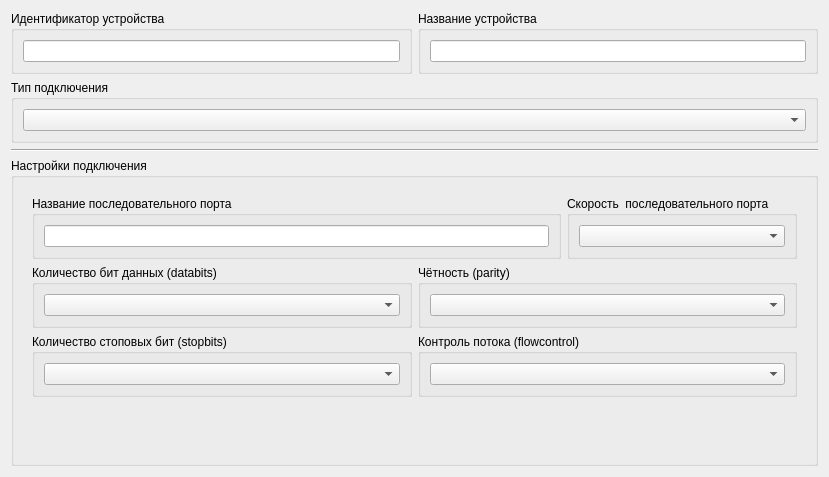
<?xml version="1.0" encoding="UTF-8"?>
<ui version="4.0">
 <class>ModbusDeviceSettingsWidget</class>
 <widget class="QWidget" name="ModbusDeviceSettingsWidget">
  <property name="geometry">
   <rect>
    <x>0</x>
    <y>0</y>
    <width>829</width>
    <height>477</height>
   </rect>
  </property>
  <property name="windowTitle">
   <string>Form</string>
  </property>
  <layout class="QVBoxLayout" name="verticalLayout_8">
   <item>
    <layout class="QHBoxLayout" name="horizontalLayout">
     <item>
      <widget class="QGroupBox" name="groupBox">
       <property name="title">
        <string>Идентификатор устройства</string>
       </property>
       <layout class="QVBoxLayout" name="verticalLayout">
        <item>
         <widget class="QLineEdit" name="lineEditDevId"/>
        </item>
       </layout>
      </widget>
     </item>
     <item>
      <widget class="QGroupBox" name="groupBox_2">
       <property name="title">
        <string>Название устройства</string>
       </property>
       <layout class="QVBoxLayout" name="verticalLayout_2">
        <item>
         <widget class="QLineEdit" name="lineEditDevName"/>
        </item>
       </layout>
      </widget>
     </item>
    </layout>
   </item>
   <item>
    <widget class="QGroupBox" name="groupBox_3">
     <property name="title">
      <string>Тип подключения</string>
     </property>
     <layout class="QVBoxLayout" name="verticalLayout_3">
      <item>
       <widget class="QComboBox" name="comboBoxConntctionType"/>
      </item>
     </layout>
    </widget>
   </item>
   <item>
    <widget class="Line" name="line">
     <property name="orientation">
      <enum>Qt::Horizontal</enum>
     </property>
    </widget>
   </item>
   <item>
    <widget class="QGroupBox" name="groupBox_4">
     <property name="title">
      <string>Настройки подключения</string>
     </property>
     <layout class="QVBoxLayout" name="verticalLayout_4">
      <item>
       <widget class="QStackedWidget" name="stackedWidget">
        <property name="currentIndex">
         <number>1</number>
        </property>
        <widget class="QWidget" name="pageTcp">
         <layout class="QVBoxLayout" name="verticalLayout_7">
          <item>
           <layout class="QHBoxLayout" name="horizontalLayout_2">
            <item>
             <widget class="QGroupBox" name="groupBox_5">
              <property name="title">
               <string>IP адрес устройства</string>
              </property>
              <layout class="QVBoxLayout" name="verticalLayout_6">
               <item>
                <widget class="QLineEdit" name="lineEditIpAddress"/>
               </item>
              </layout>
             </widget>
            </item>
            <item>
             <widget class="QGroupBox" name="groupBox_6">
              <property name="title">
               <string>Порт устройства</string>
              </property>
              <layout class="QVBoxLayout" name="verticalLayout_5">
               <item>
                <widget class="QSpinBox" name="spinBoxIpPort">
                 <property name="minimum">
                  <number>1</number>
                 </property>
                 <property name="maximum">
                  <number>65535</number>
                 </property>
                </widget>
               </item>
              </layout>
             </widget>
            </item>
           </layout>
          </item>
          <item>
           <spacer name="verticalSpacer">
            <property name="orientation">
             <enum>Qt::Vertical</enum>
            </property>
            <property name="sizeHint" stdset="0">
             <size>
              <width>20</width>
              <height>215</height>
             </size>
            </property>
           </spacer>
          </item>
         </layout>
        </widget>
        <widget class="QWidget" name="pageSerial">
         <layout class="QVBoxLayout" name="verticalLayout_15">
          <item>
           <layout class="QHBoxLayout" name="horizontalLayout_3">
            <item>
             <widget class="QGroupBox" name="groupBox_7">
              <property name="title">
               <string>Название последовательного порта</string>
              </property>
              <layout class="QVBoxLayout" name="verticalLayout_10">
               <item>
                <widget class="QLineEdit" name="lineEditPortName"/>
               </item>
              </layout>
             </widget>
            </item>
            <item>
             <widget class="QGroupBox" name="groupBox_8">
              <property name="title">
               <string>Скорость  последовательного порта</string>
              </property>
              <layout class="QVBoxLayout" name="verticalLayout_9">
               <item>
                <widget class="QComboBox" name="comboBoxBaudrate"/>
               </item>
              </layout>
             </widget>
            </item>
           </layout>
          </item>
          <item>
           <layout class="QHBoxLayout" name="horizontalLayout_4">
            <item>
             <widget class="QGroupBox" name="groupBox_9">
              <property name="title">
               <string>Количество бит данных (databits)</string>
              </property>
              <layout class="QVBoxLayout" name="verticalLayout_11">
               <item>
                <widget class="QComboBox" name="comboBoxDatabits"/>
               </item>
              </layout>
             </widget>
            </item>
            <item>
             <widget class="QGroupBox" name="groupBox_10">
              <property name="title">
               <string>Чётность (parity)</string>
              </property>
              <layout class="QVBoxLayout" name="verticalLayout_12">
               <item>
                <widget class="QComboBox" name="comboBoxParity"/>
               </item>
              </layout>
             </widget>
            </item>
           </layout>
          </item>
          <item>
           <layout class="QHBoxLayout" name="horizontalLayout_5">
            <item>
             <widget class="QGroupBox" name="groupBox_11">
              <property name="title">
               <string>Количество стоповых бит (stopbits)</string>
              </property>
              <layout class="QVBoxLayout" name="verticalLayout_13">
               <item>
                <widget class="QComboBox" name="comboBoxStopbits"/>
               </item>
              </layout>
             </widget>
            </item>
            <item>
             <widget class="QGroupBox" name="groupBox_12">
              <property name="title">
               <string>Контроль потока (flowcontrol)</string>
              </property>
              <layout class="QVBoxLayout" name="verticalLayout_14">
               <item>
                <widget class="QComboBox" name="comboBoxFlowcontrol"/>
               </item>
              </layout>
             </widget>
            </item>
           </layout>
          </item>
          <item>
           <spacer name="verticalSpacer_2">
            <property name="orientation">
             <enum>Qt::Vertical</enum>
            </property>
            <property name="sizeHint" stdset="0">
             <size>
              <width>20</width>
              <height>93</height>
             </size>
            </property>
           </spacer>
          </item>
         </layout>
        </widget>
       </widget>
      </item>
     </layout>
    </widget>
   </item>
  </layout>
 </widget>
 <resources/>
 <connections/>
</ui>
